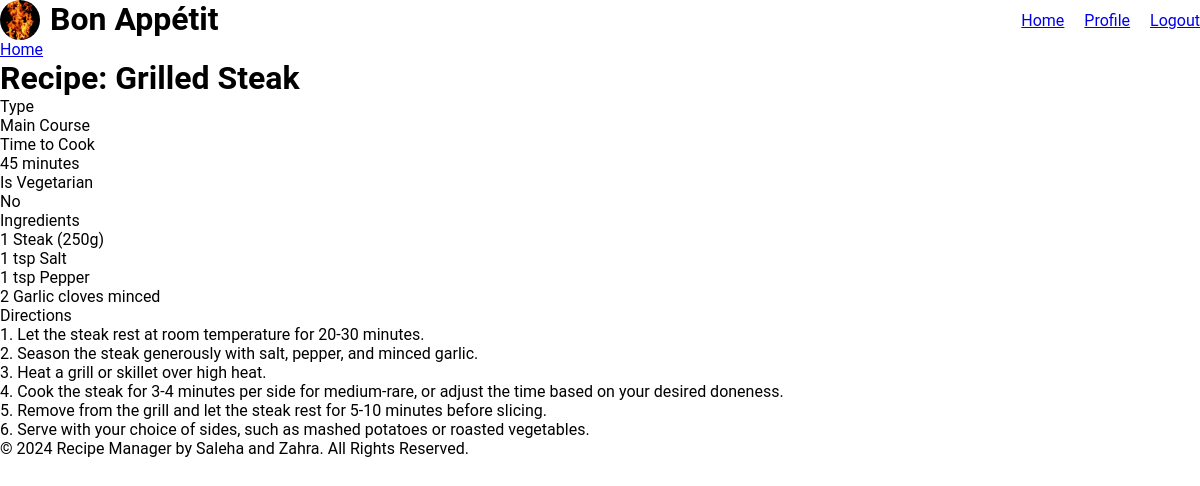
/show.php?id=4, run on the app's committed database.
### tables this page shows
CREATE TABLE IF NOT EXISTS `recipes` (
  `RecipeID` int(11) NOT NULL AUTO_INCREMENT,
  `Title` varchar(100) NOT NULL,
  `TimeToCook` varchar(50) NOT NULL,
  `Vegetarian` tinyint(1) NOT NULL,  
  `Ingredients` text NOT NULL,
  `Directions` text NOT NULL,
  `Type` enum('Appetizer','Main Course','Dessert','Drinks') NOT NULL,  
  `UserID` int(11) NOT NULL,
  `Favourites` tinyint(1) DEFAULT 0,  
  `Image` longblob NOT NULL,  
  PRIMARY KEY (`RecipeID`),
  FOREIGN KEY (`UserID`) REFERENCES `users` (`UserID`) ON DELETE CASCADE  
);

### show.php (the view, shortened to what this page needs)
<!DOCTYPE html>
<html lang="en">
<head>
    <link rel="stylesheet" href="style.css" />
</head>
<body>
    <?php
    include "header.php";
    $db = db_connect();
    $id = $_GET['id'];
    $sql = "SELECT * FROM recipes WHERE RecipeID = '$id'";
    $result_set = mysqli_query($db, $sql);
    $result = mysqli_fetch_assoc($result_set);
    ?>
    <div id="content">
        <a class="back-link" href="home.php">Home</a>
        <div class="page show">
            <h1>Recipe: <?php echo htmlspecialchars($result['Title']); ?></h1>
            <div class="attributes">
                <dl>
                    <dt>Type</dt>
                    <dd><?php echo htmlspecialchars($result['Type']); ?></dd>
                </dl>
                <dl>
                    <dt>Time to Cook</dt>
                    <dd><?php echo htmlspecialchars($result['TimeToCook']); ?></dd>
                </dl>
                <dl>
                    <dt>Is Vegetarian</dt>
                    <dd><?php echo $result['Vegetarian'] ? "Yes" : "No"; ?></dd>
                </dl>
                <dl>
                    <dt>Ingredients</dt>
                    <dd><?php echo nl2br(htmlspecialchars($result['Ingredients'])); ?></dd>
                </dl>
                <dl>
                    <dt>Directions</dt>
                    <dd><?php echo nl2br(htmlspecialchars($result['Directions'])); ?></dd>
                </dl>
            </div>
        </div>
    </div>
    <?php include 'footer.php'; ?>
</body>
</html>

### style.css (style rules this page uses)
* { margin: 0; padding: 0; box-sizing: border-box; }
body { font-family: 'Roboto', sans-serif; }

### data on the page
recipes: Title "Grilled Steak", Type "Main Course", TimeToCook "45 minutes", Ingredients "1 Steak (250g) 1 tsp Salt 1 tsp Pepper 2 Garlic cloves minced", Directions "1. Let the steak rest at room temperature for 20-30 minutes. 2. Season the steak generously with salt, pepper, and minced garlic. 3. Heat a grill or skillet over high heat. 4. Cook the steak for 3-4 minutes per side for medium-rare, or adjust the time based on your desired doneness. 5. Remove from the grill and let the steak rest for 5-10 minutes before slicing. 6. Serve with your choice of sides, such as mashed potatoes or roasted vegetables."
